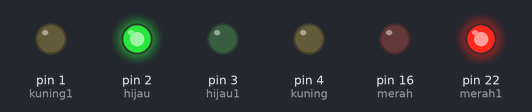
This sketch was run on a simulated Arduino Mega 2560, built with avr-gcc and run on an emulated ATmega2560. Shown: output pins drawn as LEDs (lit = HIGH).

Above: at 0.5 s.
At 1.5 s:
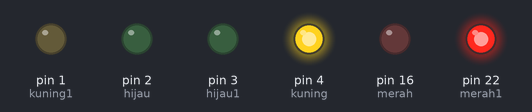
At 2.5 s:
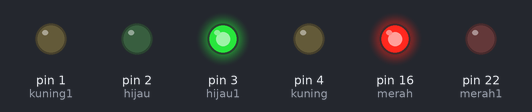
At 3.5 s:
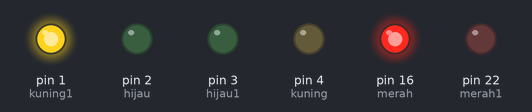
Timing chart, 0 to 6.5 s (numbered marks = the images above):
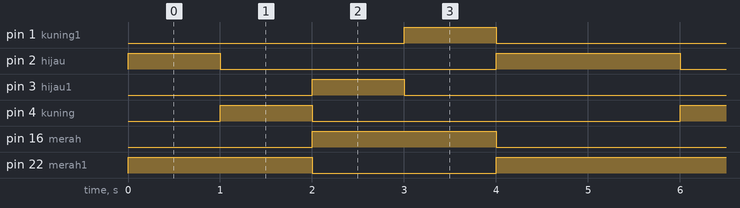

Measured:
- by itself, pin 1 (kuning1), pin 3 (hijau1), pin 4 (kuning): alternates HIGH for 1.0 s and LOW for 4.0 s
- by itself, pin 2 (hijau): repeats every 5.0 s: LOW 3.0 s, HIGH 2.0 s
- by itself, pin 16 (merah): alternates HIGH for 2.0 s and LOW for 3.0 s
- by itself, pin 22 (merah1): repeats every 5.0 s: LOW 2.0 s, HIGH 3.0 s

The sketch:

Blink_V1.ino
```cpp
/*
  Blink merah, kuning, hijau

*/
# define merah 16
# define kuning 4
# define hijau 2
int merah1 = 22, kuning1 = 1, hijau1 = 3;
int delay1 = 1000;
int delay3 = 3000;

// the setup function runs once when you press reset or power the board
void setup() {
  // initialize digital pin LED_BUILTIN as an output.
  pinMode(merah, OUTPUT);
  pinMode(kuning, OUTPUT);
  pinMode(hijau, OUTPUT);
  pinMode(merah1, OUTPUT);
  pinMode(kuning1, OUTPUT);
  pinMode(hijau1, OUTPUT);
}

// the loop function runs over and over again forever
void loop() {
// 1
  digitalWrite(merah, LOW);
  digitalWrite(hijau, HIGH);
  digitalWrite(kuning, LOW);

  digitalWrite(merah1, HIGH);
  digitalWrite(hijau1, LOW);
  digitalWrite(kuning1, LOW);
  delay(1000);

// 2
  digitalWrite(merah, LOW);
  digitalWrite(hijau, LOW);
  digitalWrite(kuning, HIGH);

  digitalWrite(merah1, HIGH);
  digitalWrite(hijau1, LOW);
  digitalWrite(kuning1, LOW);
  delay(1000);

//  3
  digitalWrite(merah, HIGH);
  digitalWrite(hijau, LOW);
  digitalWrite(kuning, LOW);

  digitalWrite(merah1, LOW);
  digitalWrite(hijau1, HIGH);
  digitalWrite(kuning1, LOW);
  delay(1000);

//  4
  digitalWrite(merah, HIGH);
  digitalWrite(hijau, LOW);
  digitalWrite(kuning, LOW);

  digitalWrite(merah1, LOW);
  digitalWrite(hijau1, LOW);
  digitalWrite(kuning1, HIGH);
  delay(1000);

//  5
  digitalWrite(merah, LOW);
  digitalWrite(hijau, HIGH);
  digitalWrite(kuning, LOW);

  digitalWrite(merah1, HIGH);
  digitalWrite(hijau1, LOW);
  digitalWrite(kuning1, LOW);
  delay(1000);


}
```
